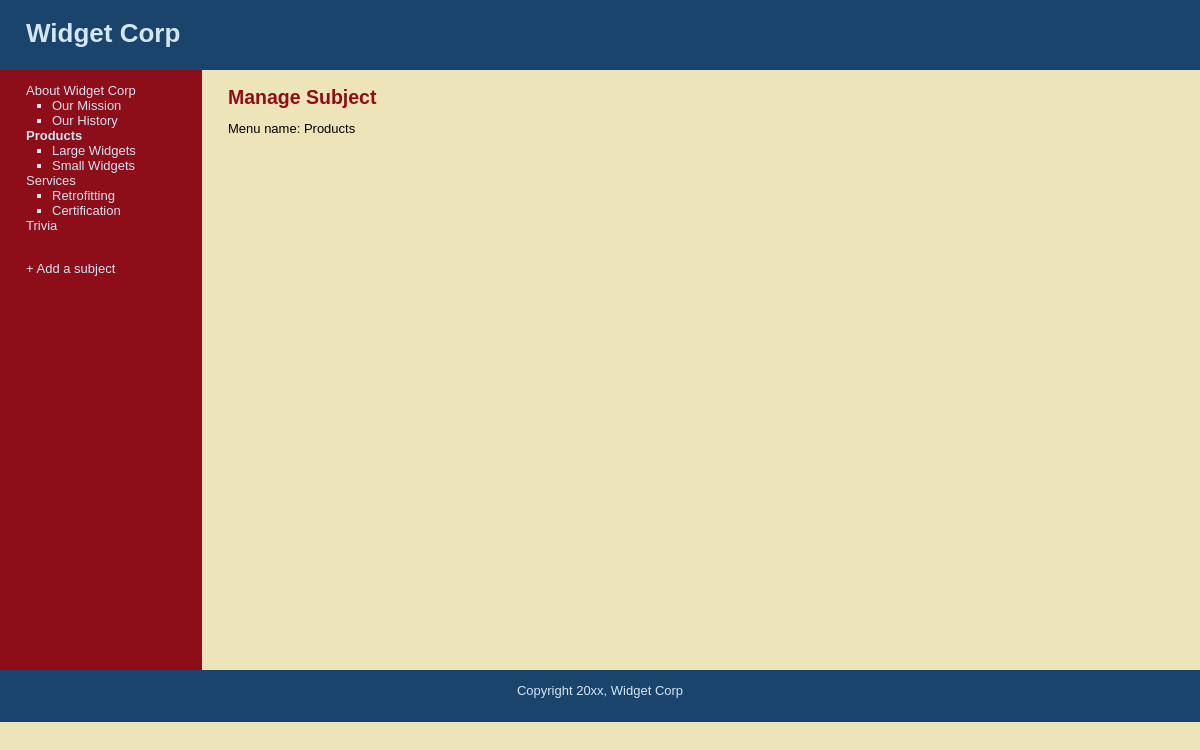
The app's page /manage_content.php?subject=2 with its own data.
### tables this page shows
CREATE TABLE IF NOT EXISTS `subjects` (
`id` int(11) NOT NULL,
  `menu_name` varchar(30) NOT NULL,
  `position` int(3) NOT NULL,
  `visible` tinyint(1) NOT NULL
);

CREATE TABLE IF NOT EXISTS `pages` (
`id` int(11) NOT NULL,
  `subject_id` int(11) NOT NULL,
  `menu_name` varchar(30) NOT NULL,
  `position` int(3) NOT NULL,
  `visible` tinyint(1) NOT NULL,
  `content` text
);

### public/manage_content.php (the view)
<?php require_once("../includes/db_connection.php"); ?>
<?php require_once("../includes/functions.php"); ?>
<?php include("../includes/layouts/header.php"); ?>
<?php find_selected_page(); ?>
<div id="main">
	<div id="navigation">
		<?php echo navigation($current_subject, $current_page); ?>
		<br>
		<a href="new_subject.php">+ Add a subject</a>
	</div>
	<div id="page">
		<?php if ($current_subject) { ?>
			<h2>Manage Subject</h2>
			Menu name: <?php echo $current_subject["menu_name"]; ?><br>
		<?php } else if ($current_page) { ?>
			<h2>Manage Page</h2>
			Menu name: <?php echo $current_page["menu_name"]; ?><br>
		<?php } else { ?>
			<p>Please select a subject or a page</p>
		<?php } ?>
	</div>
</div>
<?php include("../includes/layouts/footer.php"); ?>

### includes/functions.php (shortened to what this page needs)
<?php
	function find_all_subjects() {
		global $connection;
		$query  = "SELECT * ";
		$query .= "FROM subjects ";
		$query .= "ORDER BY position ASC";
		$subject_set = mysqli_query($connection, $query);
		return $subject_set;
	}
	function find_pages_for_subject($subject_id) {
		global $connection;
		$safe_subject_id = mysqli_real_escape_string($connection, $subject_id);
		$query  = "SELECT * ";
		$query .= "FROM pages ";
		$query .= "WHERE visible = 1 ";
		$query .= "AND subject_id = {$safe_subject_id} ";
		$query .= "ORDER BY position ASC";
		$page_set = mysqli_query($connection, $query);
		return $page_set;
	}
	function find_subject_by_id($subject_id) {
		global $connection;
		$safe_subject_id = mysqli_real_escape_string($connection, $subject_id);
		$query  = "SELECT * ";
		$query .= "FROM subjects ";
		$query .= "WHERE id = {$safe_subject_id} ";
		$query .= "LIMIT 1";
		$subject_set = mysqli_query($connection, $query);
		if ($subject = mysqli_fetch_assoc($subject_set)) {
			return $subject;
		} else {
			return null;
		}
	}
	function find_selected_page() {
		global $current_subject;
		global $current_page;
		if (isset($_GET["subject"])) {
			$current_subject = find_subject_by_id($_GET["subject"]);
			$current_page = null;
		} elseif (isset($_GET["page"])) {
			$current_subject = null;
			$current_page = find_page_by_id($_GET["page"]);
		} else {
			$current_subject = null;
			$current_page = null;
		}
		return array($current_subject, $current_page);
	}
	function navigation($subject_array, $page_array) {
		$output = "<ul class=\"subjects\">";
		$subject_set = find_all_subjects();
		while ($subject = mysqli_fetch_assoc($subject_set)) {
			$output .= "<li";
			if ($subject_array && $subject["id"] == $subject_array["id"]) {
				$output .= " class=\"selected\"";
			}
			$output .= ">";
			$output .= "<a href=\"manage_content.php?subject=";
			$output .= urlencode($subject['id']);
			$output .= "\">";
			$output .= $subject["menu_name"];
			$output .= "</a>";
			$page_set = find_pages_for_subject($subject["id"]);
			$output .= "<ul class=\"pages\">";
			while ($page = mysqli_fetch_assoc($page_set)) {
				$output .= "<li";
				$output .= ">";
				$output .= "<a href=\"manage_content.php?page=";
				$output .= urlencode($page['id']);
				$output .= "\">";
				$output .= $page["menu_name"];
				$output .= "</a>";
				$output .= "</li>";
			}
			$output .= "</ul>";
			$output .= "</li>";
		}
		$output .= "</ul>";
		return $output;
	}
?>

### public/stylesheets/public.css (style rules this page uses)
html { height: 100%; width: 100%; }
body { width: 100%; height: 100%; margin: 0; padding: 0; border: 0; font-family: Verdana, Arial, Helvetica, sans-serif; font-size: 13px; line-height: 15px; background: #EEE4B9; }
a { color: #8D0D19; }
#main { height: 600px; width: 100%; margin: 0; padding: 0; background: #EEE4B9; }
#navigation { float: left; width: 150px; height: 100%; margin: 0; padding: 0 2em; color: #D4E6F4; background: #8D0D19; }
#navigation a { color: #D4E6F4; text-decoration: none; }
ul.subjects { margin: 1em 0; padding-left: 0; list-style: none; }
ul.pages { padding-left: 2em; list-style: square; font-weight: normal; }
.selected { font-weight: bold; }
#page { float: left; height: 100%; padding-left: 2em; vertical-align: top; background: #EEE4B9; }
#page h2 { color: #8D0D19; margin-top: 1em; }

### records on screen
subjects: value "About Widget Corp"
pages: value "Our Mission"
pages: value "Our History"
subjects: value "Products", menu_name "Products"
pages: value "Large Widgets"
pages: value "Small Widgets"
subjects: value "Services"
pages: value "Retrofitting"
pages: value "Certification"
subjects: value "Trivia"
